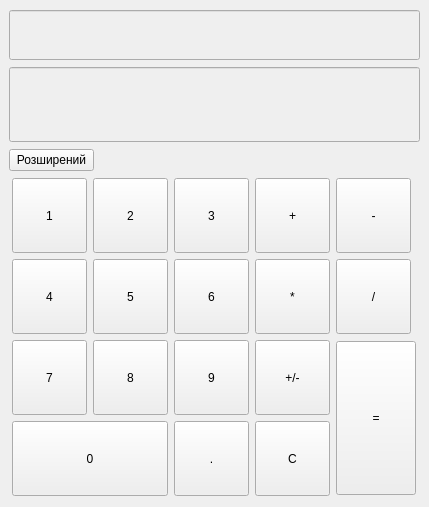
<?xml version="1.0" encoding="UTF-8"?>
<ui version="4.0">
 <class>MainWindow</class>
 <widget class="QMainWindow" name="MainWindow">
  <property name="geometry">
   <rect>
    <x>0</x>
    <y>0</y>
    <width>429</width>
    <height>507</height>
   </rect>
  </property>
  <property name="windowTitle">
   <string>MainWindow</string>
  </property>
  <widget class="QWidget" name="centralwidget">
   <layout class="QVBoxLayout" name="verticalLayout">
    <item>
     <widget class="QLineEdit" name="lineEdit_2">
      <property name="enabled">
       <bool>false</bool>
      </property>
      <property name="minimumSize">
       <size>
        <width>0</width>
        <height>50</height>
       </size>
      </property>
      <property name="font">
       <font>
        <pointsize>16</pointsize>
       </font>
      </property>
      <property name="maxLength">
       <number>10</number>
      </property>
      <property name="alignment">
       <set>Qt::AlignmentFlag::AlignRight|Qt::AlignmentFlag::AlignTrailing|Qt::AlignmentFlag::AlignVCenter</set>
      </property>
     </widget>
    </item>
    <item>
     <widget class="QLineEdit" name="lineEdit">
      <property name="enabled">
       <bool>false</bool>
      </property>
      <property name="minimumSize">
       <size>
        <width>0</width>
        <height>75</height>
       </size>
      </property>
      <property name="font">
       <font>
        <pointsize>16</pointsize>
       </font>
      </property>
      <property name="maxLength">
       <number>10</number>
      </property>
      <property name="alignment">
       <set>Qt::AlignmentFlag::AlignRight|Qt::AlignmentFlag::AlignTrailing|Qt::AlignmentFlag::AlignVCenter</set>
      </property>
     </widget>
    </item>
    <item>
     <widget class="QPushButton" name="pushButton_additional">
      <property name="maximumSize">
       <size>
        <width>85</width>
        <height>16777215</height>
       </size>
      </property>
      <property name="text">
       <string>Розширений</string>
      </property>
     </widget>
    </item>
    <item>
     <layout class="QHBoxLayout" name="horizontalLayout">
      <item>
       <layout class="QGridLayout" name="gridLayout_3">
        <item row="0" column="0">
         <widget class="QPushButton" name="pushButton_1">
          <property name="minimumSize">
           <size>
            <width>75</width>
            <height>75</height>
           </size>
          </property>
          <property name="maximumSize">
           <size>
            <width>75</width>
            <height>75</height>
           </size>
          </property>
          <property name="text">
           <string>1</string>
          </property>
         </widget>
        </item>
        <item row="0" column="1">
         <widget class="QPushButton" name="pushButton_2">
          <property name="minimumSize">
           <size>
            <width>75</width>
            <height>75</height>
           </size>
          </property>
          <property name="maximumSize">
           <size>
            <width>75</width>
            <height>75</height>
           </size>
          </property>
          <property name="text">
           <string>2</string>
          </property>
         </widget>
        </item>
        <item row="0" column="2">
         <widget class="QPushButton" name="pushButton_3">
          <property name="minimumSize">
           <size>
            <width>75</width>
            <height>75</height>
           </size>
          </property>
          <property name="maximumSize">
           <size>
            <width>75</width>
            <height>75</height>
           </size>
          </property>
          <property name="text">
           <string>3</string>
          </property>
         </widget>
        </item>
        <item row="0" column="3">
         <widget class="QPushButton" name="pushButton_plus">
          <property name="minimumSize">
           <size>
            <width>75</width>
            <height>75</height>
           </size>
          </property>
          <property name="maximumSize">
           <size>
            <width>75</width>
            <height>75</height>
           </size>
          </property>
          <property name="text">
           <string>+</string>
          </property>
         </widget>
        </item>
        <item row="0" column="4">
         <widget class="QPushButton" name="pushButton_minus">
          <property name="minimumSize">
           <size>
            <width>75</width>
            <height>75</height>
           </size>
          </property>
          <property name="maximumSize">
           <size>
            <width>75</width>
            <height>75</height>
           </size>
          </property>
          <property name="text">
           <string>-</string>
          </property>
         </widget>
        </item>
        <item row="1" column="0">
         <widget class="QPushButton" name="pushButton_4">
          <property name="minimumSize">
           <size>
            <width>75</width>
            <height>75</height>
           </size>
          </property>
          <property name="maximumSize">
           <size>
            <width>75</width>
            <height>75</height>
           </size>
          </property>
          <property name="text">
           <string>4</string>
          </property>
         </widget>
        </item>
        <item row="1" column="1">
         <widget class="QPushButton" name="pushButton_5">
          <property name="minimumSize">
           <size>
            <width>75</width>
            <height>75</height>
           </size>
          </property>
          <property name="maximumSize">
           <size>
            <width>75</width>
            <height>75</height>
           </size>
          </property>
          <property name="text">
           <string>5</string>
          </property>
         </widget>
        </item>
        <item row="1" column="2">
         <widget class="QPushButton" name="pushButton_6">
          <property name="minimumSize">
           <size>
            <width>75</width>
            <height>75</height>
           </size>
          </property>
          <property name="maximumSize">
           <size>
            <width>75</width>
            <height>75</height>
           </size>
          </property>
          <property name="text">
           <string>6</string>
          </property>
         </widget>
        </item>
        <item row="1" column="3">
         <widget class="QPushButton" name="pushButton_multiply">
          <property name="minimumSize">
           <size>
            <width>75</width>
            <height>75</height>
           </size>
          </property>
          <property name="maximumSize">
           <size>
            <width>75</width>
            <height>75</height>
           </size>
          </property>
          <property name="text">
           <string>*</string>
          </property>
         </widget>
        </item>
        <item row="1" column="4">
         <widget class="QPushButton" name="pushButton_divide">
          <property name="minimumSize">
           <size>
            <width>75</width>
            <height>75</height>
           </size>
          </property>
          <property name="maximumSize">
           <size>
            <width>75</width>
            <height>75</height>
           </size>
          </property>
          <property name="text">
           <string>/</string>
          </property>
         </widget>
        </item>
        <item row="2" column="0">
         <widget class="QPushButton" name="pushButton_7">
          <property name="minimumSize">
           <size>
            <width>75</width>
            <height>75</height>
           </size>
          </property>
          <property name="maximumSize">
           <size>
            <width>75</width>
            <height>75</height>
           </size>
          </property>
          <property name="text">
           <string>7</string>
          </property>
         </widget>
        </item>
        <item row="2" column="1">
         <widget class="QPushButton" name="pushButton_8">
          <property name="minimumSize">
           <size>
            <width>75</width>
            <height>75</height>
           </size>
          </property>
          <property name="maximumSize">
           <size>
            <width>75</width>
            <height>75</height>
           </size>
          </property>
          <property name="text">
           <string>8</string>
          </property>
         </widget>
        </item>
        <item row="2" column="2">
         <widget class="QPushButton" name="pushButton_9">
          <property name="minimumSize">
           <size>
            <width>75</width>
            <height>75</height>
           </size>
          </property>
          <property name="maximumSize">
           <size>
            <width>75</width>
            <height>75</height>
           </size>
          </property>
          <property name="text">
           <string>9</string>
          </property>
         </widget>
        </item>
        <item row="2" column="3">
         <widget class="QPushButton" name="pushButton_change_sign">
          <property name="minimumSize">
           <size>
            <width>75</width>
            <height>75</height>
           </size>
          </property>
          <property name="maximumSize">
           <size>
            <width>75</width>
            <height>75</height>
           </size>
          </property>
          <property name="text">
           <string>+/-</string>
          </property>
         </widget>
        </item>
        <item row="2" column="4" rowspan="2">
         <widget class="QPushButton" name="pushButton_equal">
          <property name="minimumSize">
           <size>
            <width>0</width>
            <height>154</height>
           </size>
          </property>
          <property name="text">
           <string>=</string>
          </property>
         </widget>
        </item>
        <item row="3" column="0" colspan="2">
         <widget class="QPushButton" name="pushButton_0">
          <property name="minimumSize">
           <size>
            <width>0</width>
            <height>75</height>
           </size>
          </property>
          <property name="maximumSize">
           <size>
            <width>16777215</width>
            <height>75</height>
           </size>
          </property>
          <property name="text">
           <string>0</string>
          </property>
         </widget>
        </item>
        <item row="3" column="2">
         <widget class="QPushButton" name="pushButton_decimal">
          <property name="minimumSize">
           <size>
            <width>75</width>
            <height>75</height>
           </size>
          </property>
          <property name="maximumSize">
           <size>
            <width>75</width>
            <height>75</height>
           </size>
          </property>
          <property name="text">
           <string>.</string>
          </property>
         </widget>
        </item>
        <item row="3" column="3">
         <widget class="QPushButton" name="pushButton_clear">
          <property name="minimumSize">
           <size>
            <width>75</width>
            <height>75</height>
           </size>
          </property>
          <property name="maximumSize">
           <size>
            <width>75</width>
            <height>75</height>
           </size>
          </property>
          <property name="text">
           <string>C</string>
          </property>
         </widget>
        </item>
       </layout>
      </item>
      <item>
       <layout class="QGridLayout" name="gridLayout_2"/>
      </item>
     </layout>
    </item>
   </layout>
  </widget>
 </widget>
 <resources/>
 <connections/>
</ui>
